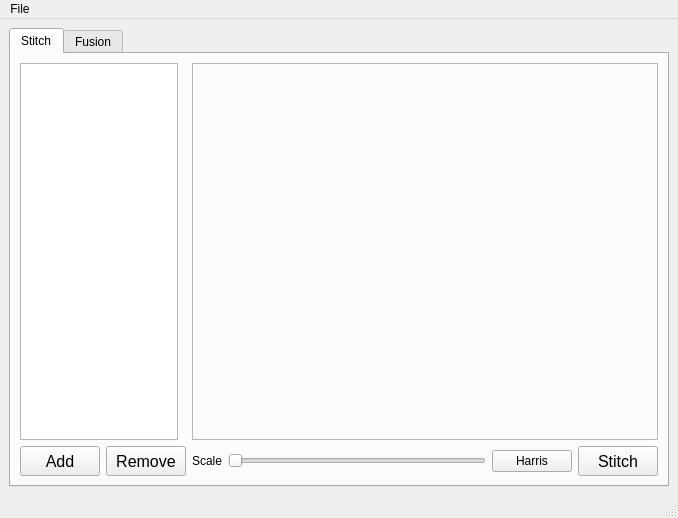
<?xml version="1.0" encoding="UTF-8"?>
<ui version="4.0">
 <class>main_win</class>
 <widget class="QMainWindow" name="main_win">
  <property name="geometry">
   <rect>
    <x>0</x>
    <y>0</y>
    <width>678</width>
    <height>518</height>
   </rect>
  </property>
  <property name="sizePolicy">
   <sizepolicy hsizetype="Maximum" vsizetype="Maximum">
    <horstretch>0</horstretch>
    <verstretch>0</verstretch>
   </sizepolicy>
  </property>
  <property name="maximumSize">
   <size>
    <width>1024</width>
    <height>600</height>
   </size>
  </property>
  <property name="windowTitle">
   <string>Group Photo</string>
  </property>
  <property name="windowIcon">
   <iconset resource="../res/images.qrc">
    <normaloff>:/icon.ico</normaloff>:/icon.ico</iconset>
  </property>
  <widget class="QWidget" name="centralwidget">
   <layout class="QVBoxLayout" name="verticalLayout_2">
    <item>
     <widget class="QTabWidget" name="proc_tab">
      <property name="sizePolicy">
       <sizepolicy hsizetype="Preferred" vsizetype="Preferred">
        <horstretch>0</horstretch>
        <verstretch>0</verstretch>
       </sizepolicy>
      </property>
      <property name="maximumSize">
       <size>
        <width>16777215</width>
        <height>16777215</height>
       </size>
      </property>
      <property name="currentIndex">
       <number>0</number>
      </property>
      <property name="movable">
       <bool>false</bool>
      </property>
      <widget class="QWidget" name="stitch_tab">
       <attribute name="title">
        <string>Stitch</string>
       </attribute>
       <layout class="QHBoxLayout" name="horizontalLayout_2">
        <item>
         <layout class="QVBoxLayout" name="verticalLayout">
          <item>
           <widget class="QListView" name="image_list">
            <property name="sizePolicy">
             <sizepolicy hsizetype="Preferred" vsizetype="Expanding">
              <horstretch>0</horstretch>
              <verstretch>0</verstretch>
             </sizepolicy>
            </property>
            <property name="maximumSize">
             <size>
              <width>158</width>
              <height>16777215</height>
             </size>
            </property>
            <property name="editTriggers">
             <set>QAbstractItemView::NoEditTriggers</set>
            </property>
            <property name="movement">
             <enum>QListView::Static</enum>
            </property>
            <property name="resizeMode">
             <enum>QListView::Fixed</enum>
            </property>
            <property name="layoutMode">
             <enum>QListView::SinglePass</enum>
            </property>
           </widget>
          </item>
          <item>
           <layout class="QHBoxLayout" name="horizontalLayout_4">
            <item>
             <widget class="QPushButton" name="add_btn">
              <property name="sizePolicy">
               <sizepolicy hsizetype="Maximum" vsizetype="Preferred">
                <horstretch>0</horstretch>
                <verstretch>0</verstretch>
               </sizepolicy>
              </property>
              <property name="minimumSize">
               <size>
                <width>80</width>
                <height>30</height>
               </size>
              </property>
              <property name="font">
               <font>
                <family>Lucida Grande</family>
                <pointsize>12</pointsize>
                <weight>50</weight>
                <italic>false</italic>
                <bold>false</bold>
               </font>
              </property>
              <property name="text">
               <string>Add</string>
              </property>
             </widget>
            </item>
            <item>
             <widget class="QPushButton" name="delete_btn">
              <property name="sizePolicy">
               <sizepolicy hsizetype="Maximum" vsizetype="Preferred">
                <horstretch>0</horstretch>
                <verstretch>0</verstretch>
               </sizepolicy>
              </property>
              <property name="minimumSize">
               <size>
                <width>80</width>
                <height>30</height>
               </size>
              </property>
              <property name="maximumSize">
               <size>
                <width>80</width>
                <height>16777215</height>
               </size>
              </property>
              <property name="font">
               <font>
                <family>Lucida Grande</family>
                <pointsize>12</pointsize>
                <weight>50</weight>
                <italic>false</italic>
                <bold>false</bold>
               </font>
              </property>
              <property name="text">
               <string>Remove</string>
              </property>
             </widget>
            </item>
           </layout>
          </item>
         </layout>
        </item>
        <item>
         <layout class="QVBoxLayout" name="verticalLayout_3">
          <item>
           <widget class="QLabel" name="image_label">
            <property name="sizePolicy">
             <sizepolicy hsizetype="Expanding" vsizetype="Expanding">
              <horstretch>111</horstretch>
              <verstretch>222</verstretch>
             </sizepolicy>
            </property>
            <property name="maximumSize">
             <size>
              <width>16777215</width>
              <height>16777215</height>
             </size>
            </property>
            <property name="frameShape">
             <enum>QFrame::StyledPanel</enum>
            </property>
            <property name="frameShadow">
             <enum>QFrame::Raised</enum>
            </property>
            <property name="text">
             <string/>
            </property>
            <property name="pixmap">
             <pixmap resource="../res/images.qrc">:/placeholder.png</pixmap>
            </property>
            <property name="scaledContents">
             <bool>false</bool>
            </property>
            <property name="alignment">
             <set>Qt::AlignCenter</set>
            </property>
           </widget>
          </item>
          <item>
           <layout class="QHBoxLayout" name="horizontalLayout_3">
            <item>
             <widget class="QLabel" name="scale_lbl">
              <property name="font">
               <font>
                <family>Lucida Grande</family>
               </font>
              </property>
              <property name="text">
               <string>Scale</string>
              </property>
             </widget>
            </item>
            <item>
             <widget class="QSlider" name="ksize_slider">
              <property name="minimum">
               <number>1</number>
              </property>
              <property name="maximum">
               <number>13</number>
              </property>
              <property name="orientation">
               <enum>Qt::Horizontal</enum>
              </property>
             </widget>
            </item>
            <item>
             <widget class="QPushButton" name="harris_btn">
              <property name="sizePolicy">
               <sizepolicy hsizetype="Maximum" vsizetype="Fixed">
                <horstretch>0</horstretch>
                <verstretch>0</verstretch>
               </sizepolicy>
              </property>
              <property name="font">
               <font>
                <family>Lucida Grande</family>
               </font>
              </property>
              <property name="text">
               <string>Harris</string>
              </property>
             </widget>
            </item>
            <item>
             <widget class="QPushButton" name="stitch_btn">
              <property name="sizePolicy">
               <sizepolicy hsizetype="Maximum" vsizetype="Expanding">
                <horstretch>0</horstretch>
                <verstretch>0</verstretch>
               </sizepolicy>
              </property>
              <property name="minimumSize">
               <size>
                <width>80</width>
                <height>30</height>
               </size>
              </property>
              <property name="font">
               <font>
                <family>Lucida Grande</family>
                <pointsize>12</pointsize>
               </font>
              </property>
              <property name="text">
               <string>Stitch</string>
              </property>
             </widget>
            </item>
           </layout>
          </item>
         </layout>
        </item>
       </layout>
      </widget>
      <widget class="QWidget" name="insert_tab">
       <attribute name="title">
        <string>Fusion</string>
       </attribute>
      </widget>
     </widget>
    </item>
   </layout>
  </widget>
  <widget class="QMenuBar" name="menubar">
   <property name="geometry">
    <rect>
     <x>0</x>
     <y>0</y>
     <width>678</width>
     <height>22</height>
    </rect>
   </property>
   <widget class="QMenu" name="menuFile">
    <property name="title">
     <string>File</string>
    </property>
   </widget>
   <addaction name="menuFile"/>
  </widget>
  <widget class="QStatusBar" name="statusbar"/>
 </widget>
 <resources>
  <include location="../res/images.qrc"/>
 </resources>
 <connections/>
</ui>
